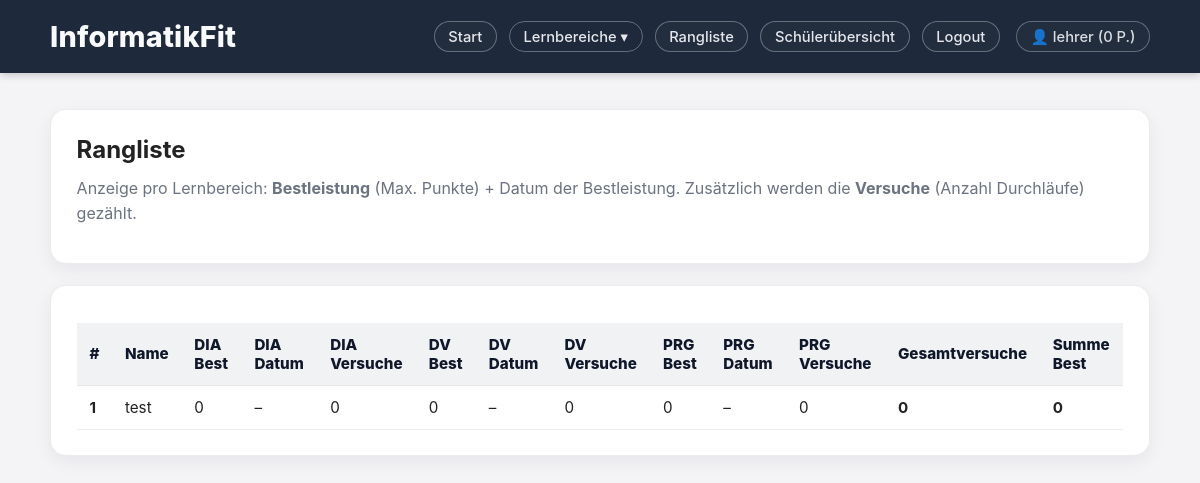
The app's page /leaderboard (signed in), older data.
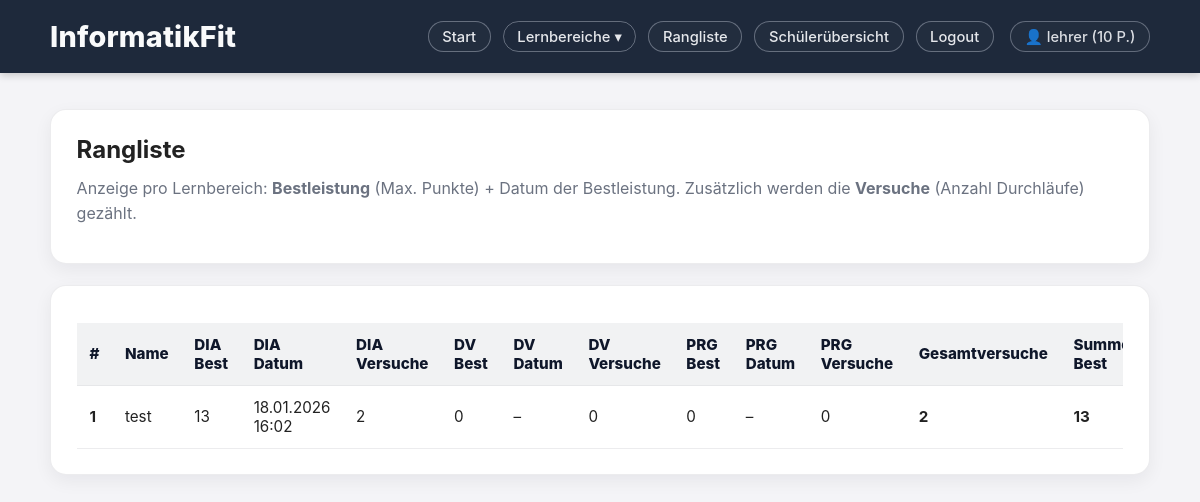
The same page, newer data.
### models.py (models this page shows, shortened)
class User(db.Model, UserMixin):
    __tablename__ = "users"
    id = db.Column(db.Integer, primary_key=True)
    username = db.Column(db.String(80), unique=True, nullable=False)
    password_hash = db.Column(db.String(255), nullable=False)
    total_points = db.Column(db.Integer, nullable=False, default=0)
    role = db.Column(db.String(20), nullable=False, default="student")
    results = db.relationship("Result", backref="user", lazy=True, cascade="all, delete-orphan")

### app.py (the view)
@app.route("/leaderboard")
@login_required
def leaderboard():
    dia_best = (
        db.session.query(Result.user_id.label("user_id"), func.max(Result.points).label("best"))
        .filter(Result.quiz_name == "DIA_RUN")
        .group_by(Result.user_id)
        .subquery()
    )
    dv_best = (
        db.session.query(Result.user_id.label("user_id"), func.max(Result.points).label("best"))
        .filter(Result.quiz_name == "DV_RUN")
        .group_by(Result.user_id)
        .subquery()
    )
    prg_best = (
        db.session.query(Result.user_id.label("user_id"), func.max(Result.points).label("best"))
        .filter(Result.quiz_name == "PRG_RUN")
        .group_by(Result.user_id)
        .subquery()
    )
    dia_best_at = (
        db.session.query(Result.user_id.label("user_id"), func.max(Result.created_at).label("best_at"))
        .join(dia_best, and_(
            Result.user_id == dia_best.c.user_id,
            Result.points == dia_best.c.best,
            Result.quiz_name == "DIA_RUN"
        ))
        .group_by(Result.user_id)
        .subquery()
    )
    dv_best_at = (
        db.session.query(Result.user_id.label("user_id"), func.max(Result.created_at).label("best_at"))
        .join(dv_best, and_(
            Result.user_id == dv_best.c.user_id,
            Result.points == dv_best.c.best,
            Result.quiz_name == "DV_RUN"
        ))
        .group_by(Result.user_id)
        .subquery()
    )
    prg_best_at = (
        db.session.query(Result.user_id.label("user_id"), func.max(Result.created_at).label("best_at"))
        .join(prg_best, and_(
            Result.user_id == prg_best.c.user_id,
            Result.points == prg_best.c.best,
            Result.quiz_name == "PRG_RUN"
        ))
        .group_by(Result.user_id)
        .subquery()
    )
    dia_attempts = (
        db.session.query(Result.user_id.label("user_id"), func.count(Result.id).label("attempts"))
        .filter(Result.quiz_name == "DIA_RUN")
        .group_by(Result.user_id)
        .subquery()
    )
    dv_attempts = (
        db.session.query(Result.user_id.label("user_id"), func.count(Result.id).label("attempts"))
        .filter(Result.quiz_name == "DV_RUN")
        .group_by(Result.user_id)
        .subquery()
    )
    prg_attempts = (
        db.session.query(Result.user_id.label("user_id"), func.count(Result.id).label("attempts"))
        .filter(Result.quiz_name == "PRG_RUN")
        .group_by(Result.user_id)
        .subquery()
    )
    rows = (
        db.session.query(
            User,
            func.coalesce(dia_best.c.best, 0).label("dia_best"),
            dia_best_at.c.best_at.label("dia_best_at"),
            func.coalesce(dia_attempts.c.attempts, 0).label("dia_attempts"),
            func.coalesce(dv_best.c.best, 0).label("dv_best"),
            dv_best_at.c.best_at.label("dv_best_at"),
            func.coalesce(dv_attempts.c.attempts, 0).label("dv_attempts"),
            func.coalesce(prg_best.c.best, 0).label("prg_best"),
            prg_best_at.c.best_at.label("prg_best_at"),
            func.coalesce(prg_attempts.c.attempts, 0).label("prg_attempts"),
        )
        .filter(User.role != "teacher")
        .outerjoin(dia_best, User.id == dia_best.c.user_id)
        .outerjoin(dia_best_at, User.id == dia_best_at.c.user_id)
        .outerjoin(dia_attempts, User.id == dia_attempts.c.user_id)
        .outerjoin(dv_best, User.id == dv_best.c.user_id)
        .outerjoin(dv_best_at, User.id == dv_best_at.c.user_id)
        .outerjoin(dv_attempts, User.id == dv_attempts.c.user_id)
        .outerjoin(prg_best, User.id == prg_best.c.user_id)
        .outerjoin(prg_best_at, User.id == prg_best_at.c.user_id)
        .outerjoin(prg_attempts, User.id == prg_attempts.c.user_id)
        .all()
    )
    rows = sorted(rows, key=lambda r: (r.dia_best + r.dv_best + r.prg_best), reverse=True)
    return render_template("leaderboard.html", rows=rows)

### app.py (called while the page is built)
@login_manager.user_loader
def load_user(user_id):
    return User.query.get(int(user_id))

### templates/leaderboard.html (shortened to what this page needs)
{% extends "base.html" %}
{% block content %}
<section class="card">
  <h2>Rangliste</h2>
  <p class="text-muted">
    Anzeige pro Lernbereich: <strong>Bestleistung</strong> (Max. Punkte) + Datum der Bestleistung.
    Zusätzlich werden die <strong>Versuche</strong> (Anzahl Durchläufe) gezählt.
  </p>
</section>
<section class="card">
  {% if rows and rows|length > 0 %}
    <div style="overflow-x:auto;">
      <table class="table-clean">
        <thead>
          <tr>
            <th>#</th>
            <th>Name</th>
            <th>DIA Best</th>
            <th>DIA Datum</th>
            <th>DIA Versuche</th>
            <th>DV Best</th>
            <th>DV Datum</th>
            <th>DV Versuche</th>
            <th>PRG Best</th>
            <th>PRG Datum</th>
            <th>PRG Versuche</th>
            <th>Gesamtversuche</th>
            <th>Summe Best</th>
          </tr>
        </thead>
        <tbody>
          {% for r in rows %}
            {% set total_attempts = (r.dia_attempts + r.dv_attempts + r.prg_attempts) %}
            {% set best_sum = (r.dia_best + r.dv_best + r.prg_best) %}
            <tr>
              <td><strong>{{ loop.index }}</strong></td>
              <td>
                {% if current_user.is_authenticated and r.User.id == current_user.id %}
                  <strong>{{ r.User.username }} (du)</strong>
                {% else %}
                  {{ r.User.username }}
                {% endif %}
              </td>
              <td>{{ r.dia_best }}</td>
              <td>{% if r.dia_best_at %}{{ r.dia_best_at.strftime("%d.%m.%Y %H:%M") }}{% else %}–{% endif %}</td>
              <td>{{ r.dia_attempts }}</td>
              <td>{{ r.dv_best }}</td>
              <td>{% if r.dv_best_at %}{{ r.dv_best_at.strftime("%d.%m.%Y %H:%M") }}{% else %}–{% endif %}</td>
              <td>{{ r.dv_attempts }}</td>
              <td>{{ r.prg_best }}</td>
              <td>{% if r.prg_best_at %}{{ r.prg_best_at.strftime("%d.%m.%Y %H:%M") }}{% else %}–{% endif %}</td>
              <td>{{ r.prg_attempts }}</td>
              <td><strong>{{ total_attempts }}</strong></td>
              <td><strong>{{ best_sum }}</strong></td>
            </tr>
          {% endfor %}
        </tbody>
      </table>
    </div>
  {% else %}
    <p class="text-muted">Noch keine Bestwerte vorhanden.</p>
  {% endif %}
</section>
{% endblock %}

### templates/base.html (shortened to what this page needs)
<!DOCTYPE html>
<html lang="de">
<head>
  <link rel="stylesheet" href="{{ url_for('static', filename='style.css') }}">
</head>
<body>
<header class="topbar">
  <div class="container topbar-row">
    <a class="brand" href="{{ url_for('home') }}">InformatikFit</a>
    <nav class="nav">
      {% if current_user.is_authenticated %}
        <a class="nav-link" href="{{ url_for('home') }}">Start</a>
        <div class="nav-dropdown">
          <button class="nav-link nav-dropdown-btn" type="button" aria-haspopup="true">
            Lernbereiche ▾
          </button>
        </div>
        <a class="nav-link" href="{{ url_for('leaderboard') }}">Rangliste</a>
        {% if current_user.role == "teacher" %}
          <a class="nav-link" href="{{ url_for('teacher_dashboard') }}">Schülerübersicht</a>
        {% endif %}
        <a class="nav-link" href="{{ url_for('logout') }}">Logout</a>
        <span class="nav-link user-pill">
          👤 {{ current_user.username }} ({{ current_user.total_points }} P.)
        </span>
      {% else %}
        <a class="nav-link" href="{{ url_for('login') }}">Login</a>
        <a class="nav-link" href="{{ url_for('register') }}">Registrieren</a>
      {% endif %}
    </nav>
  </div>
</header>
<main class="container">
  {% block content %}{% endblock %}
</main>
</body>
</html>

Row changes from the older to the newer data that the page shows:
changed User "lehrer": total_points "0" → "10"
changed User "test": dia_best "0" → "13"; dia_best_at (not shown) → "18.01.2026 16:02"; dia_attempts "0" → "2"; id "0" → "2"; total_points "0" → "13"; no longer shows "–"
